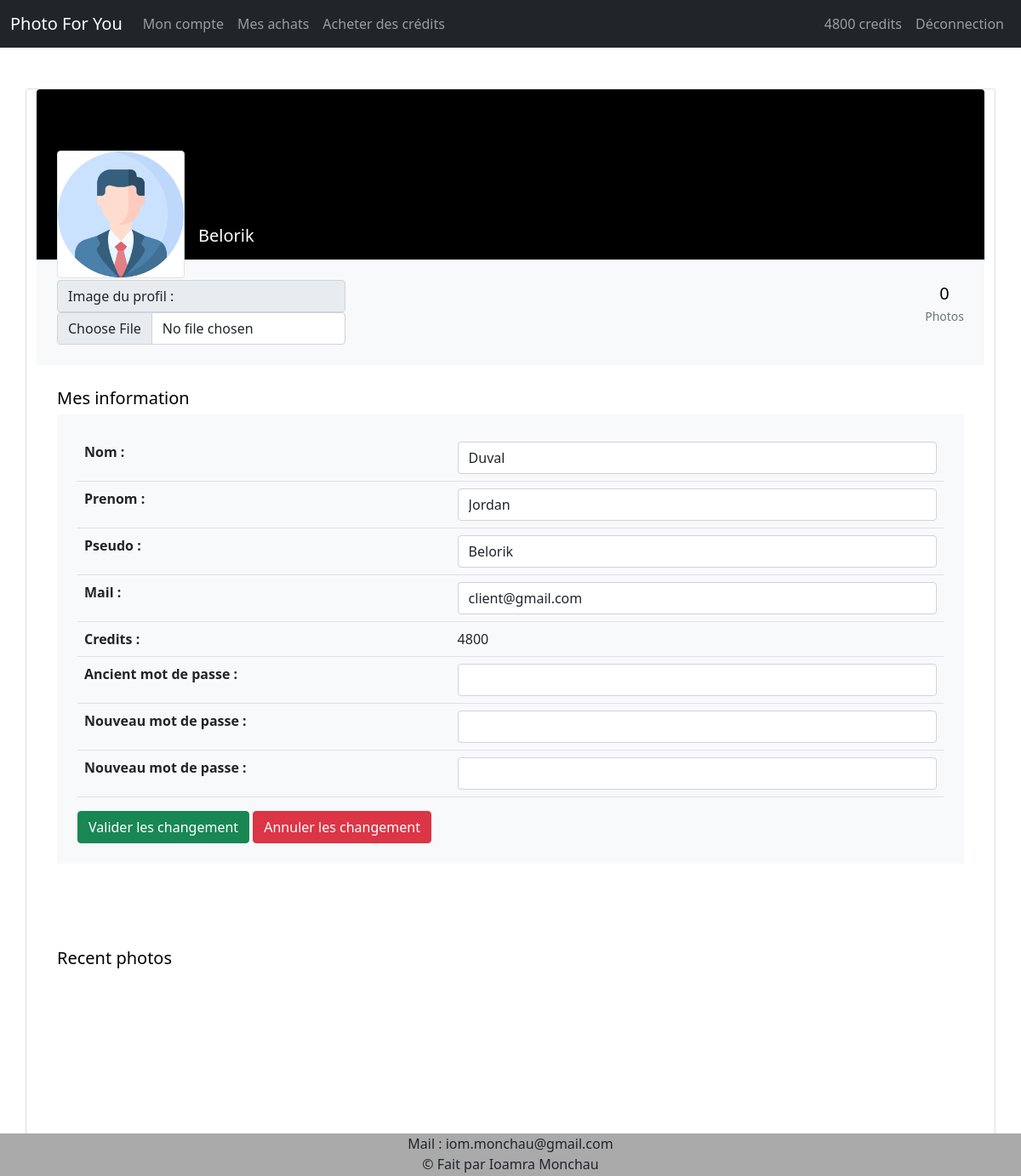
/edit-profil.php?id=3 (signed in), run on an earlier commit of the app's database.
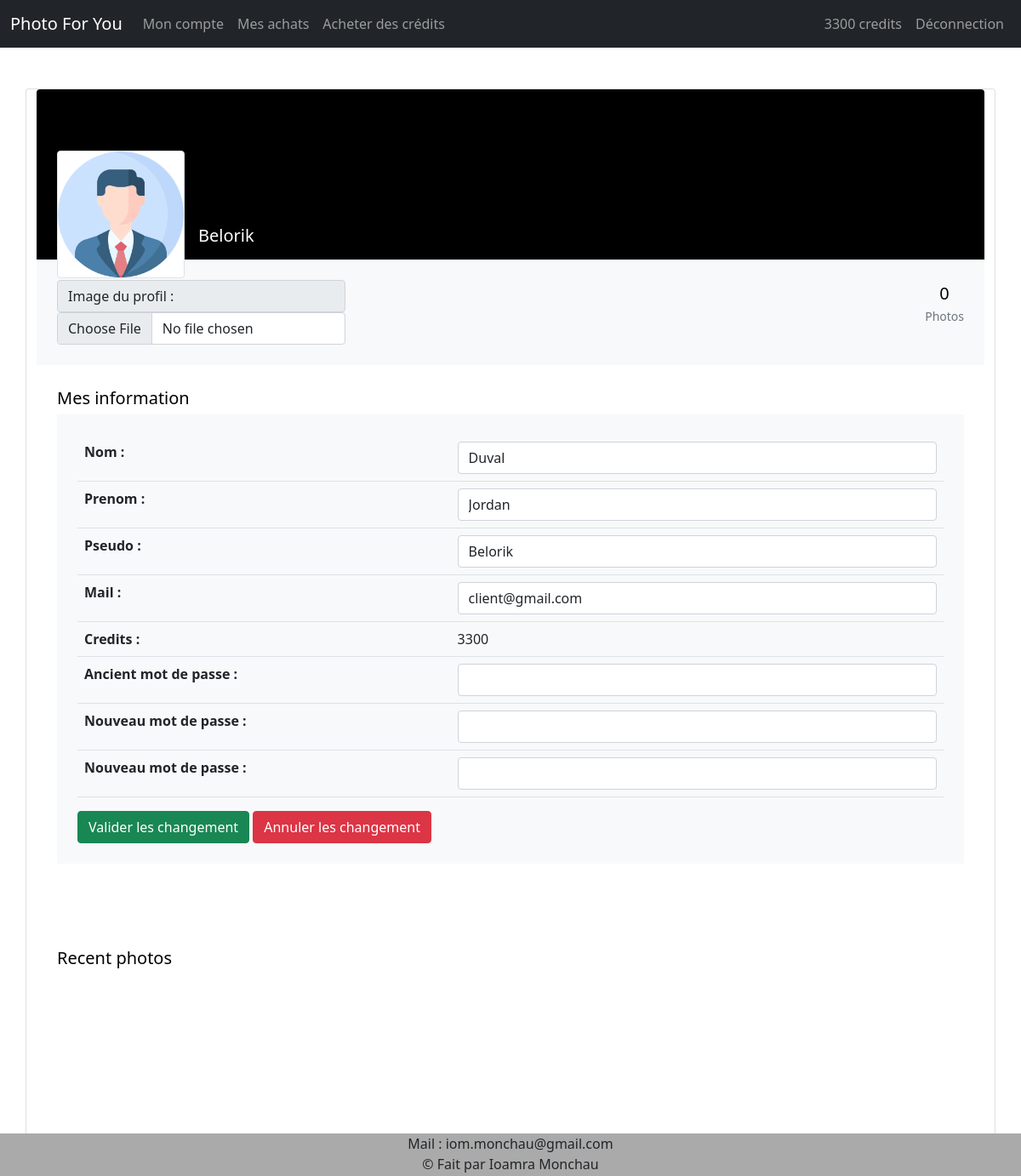
And on a later commit of the database.
### tables this page shows
CREATE TABLE IF NOT EXISTS `user` (
  `id` int(11) NOT NULL AUTO_INCREMENT,
  `nom` varchar(40) NOT NULL,
  `prenom` varchar(40) NOT NULL,
  `pseudo` varchar(20) NOT NULL,
  `img_profil` varchar(50) NOT NULL,
  `mail` varchar(40) NOT NULL,
  `mdp` varchar(40) NOT NULL,
  `grade` varchar(40) NOT NULL,
  `SIRET` varchar(14) DEFAULT NULL,
  `credits` int(11) NOT NULL DEFAULT '0',
  `etat` varchar(15) NOT NULL,
  PRIMARY KEY (`id`)
);

### edit-profil.php (the view, shortened to what the changed rows need)
<!DOCTYPE html>
<html lang="fr">
<head>
	<?php include "includes/head.php"; ?>
</head>
	<body>
		<?php
		include "includes/bdd.php";
		include "includes/nav.php";
        $id = $_GET['id'];
    $req = $bdd->prepare("SELECT * FROM image WHERE id_vendeur = '$id'");
    $req->execute();
    $nb_image = $req->rowCount();
    $req = $bdd->query("SELECT * FROM user WHERE id = '$id'");
    $data = $req->fetchAll();
    foreach ($data as $li){
?>
<section class="h-100 gradient-custom-2">
    <div class="container py-5 h-100">
        <div class="row d-flex justify-content-center align-items-center h-100">
            <div class="card">
      <form method="post" enctype="multipart/form-data">
        <div class="rounded-top text-white d-flex flex-row" style="background-color: #000; height:200px;">
            <div class="ms-4 mt-5 d-flex flex-column text-black">
                <div style="z-index:1;">
                  <div id="output" class="img-fluid img-thumbnail mt-4 mb-2" style="background-size: cover; width: 150px; height: 150px; background-image:url(<?php echo $li['img_profil']; ?>)"></div>
                </div>
            </div>
            <div class="ms-3" style="margin-top: 160px;">
                <h5><?php echo $li['pseudo']; ?></h5>
            </div>
        </div>
        <div class="p-4 text-black" style="background-color: #f8f9fa;">
            <div class="row">
                <div class="col-7 col-md-6 col-lg-4">
                    <label for="img_profil" class="input-group-text">Image du profil :</label>
                    <input type="file" class="form-control" name="img_profil" id="img_profil" onchange="loadFile(event)">
                </div>
                <div class="col">
                    <div class="d-flex justify-content-end text-center py-1">
                        <div>
                            <p class="mb-1 h5"><?php echo $nb_image; ?></p>
                            <p class="small text-muted mb-0">Photos</p>
                        </div>
                    </div>
                </div>
            </div>
        </div>
        <div class="card-body p-4 text-black">
          <div class="mb-5">
            <p class="lead fw-normal mb-1">Mes information</p>
            <div class="p-4" style="background-color: #f8f9fa;">
              <table class="table">
                <tbody>
                  <tr>
                    <th scope="row">Nom :</th>
                    <td><input type="text" class="form-control" name="nom" pattern="[a-zA-Zéè]{3,15}" value="<?php echo $li['nom']; ?>" required></td>
                  </tr>
                  <tr>
                    <th scope="row">Prenom :</th>
                    <td><input type="text" class="form-control" name="prenom" pattern="[a-zA-Zéè]{3,15}" value="<?php echo $li['prenom']; ?>" required></td>
                  </tr>
                  <tr>
                    <th scope="row">Pseudo :</th>
                    <td><input type="text" class="form-control" name="pseudo" pattern="[a-zA-Zéè]{3,15}" value="<?php echo $li['pseudo']; ?>" required></td>
                  </tr>
                  <tr>
                    <th scope="row">Mail :</th>
                    <td><input type="text" class="form-control" name="mail" pattern="[a-z0-9._%+-éèàùç]+@[a-z0-9.-]+\.[a-z]{2,3}" value="<?php echo $li['mail']; ?>" required></td>
                  </tr>
                  <tr>
                    <th scope="row">Credits :</th>
                    <td><?php echo $li['credits']; ?></td>
                  </tr>
                  <tr>
                    <th scope="row">Ancient mot de passe :</th>
                    <td><input type="password" class="form-control" name="old-password" required></td>
                  </tr>
                  <tr>
                    <th scope="row">Nouveau mot de passe :</th>
                    <td><input type="password" class="form-control" name="new-password1"></td>
                  </tr>
                  <tr>
                    <th scope="row">Nouveau mot de passe :</th>
                    <td><input type="password" class="form-control" name="new-password2"></td>
                  </tr>
                </tbody>
              </table>
              <button type="submit" name="edit-valid" class="btn btn-success">Valider les changement</button>
              <a href="profil.php?id=<?php echo $li['id']; ?>" class="btn btn-danger">Annuler les changement</a>
            </div>
          </div>
        </div>
      </form>
      <div class="card-body p-4 text-black">
        <div class="d-flex justify-content-between align-items-center mb-4">
          <p class="lead fw-normal mb-0">Recent photos</p>
        </div>
        <div class="row g-2">
        <?php
          echo '<section class="py-5">';
          echo '</section>';
          ?>
        </div>
      </div>
            </div>
        </div>
    </div>
</section>
<?php
  }
?>
	</body>
</html>

### includes/nav.php (shortened to what the changed rows need)
<nav class="navbar navbar-expand-lg navbar-dark bg-dark">
  <div class="container-fluid">
    <div class="collapse navbar-collapse" id="navbarSupportedContent">
      <ul class="navbar-nav">
<?php
        if (isset($_SESSION['grade'])) {
          $req = $bdd->prepare("SELECT credits FROM user WHERE id = :id");
          $req->bindValue(':id', $_SESSION['id']);
          $req->execute();
          $data = $req->fetch(\PDO::FETCH_OBJ);
          $credits = $data->credits;
          echo '<li class="nav-item"><a class="nav-link" href="acheter-des-credits.php">'.$credits.' credits</a></li>';
        }
        ?>
      </ul>
    </div>
  </div>
</nav>

What changed in the data, as far as the page shows it:
changed user "Belorik": credits "4800" → "3300"
